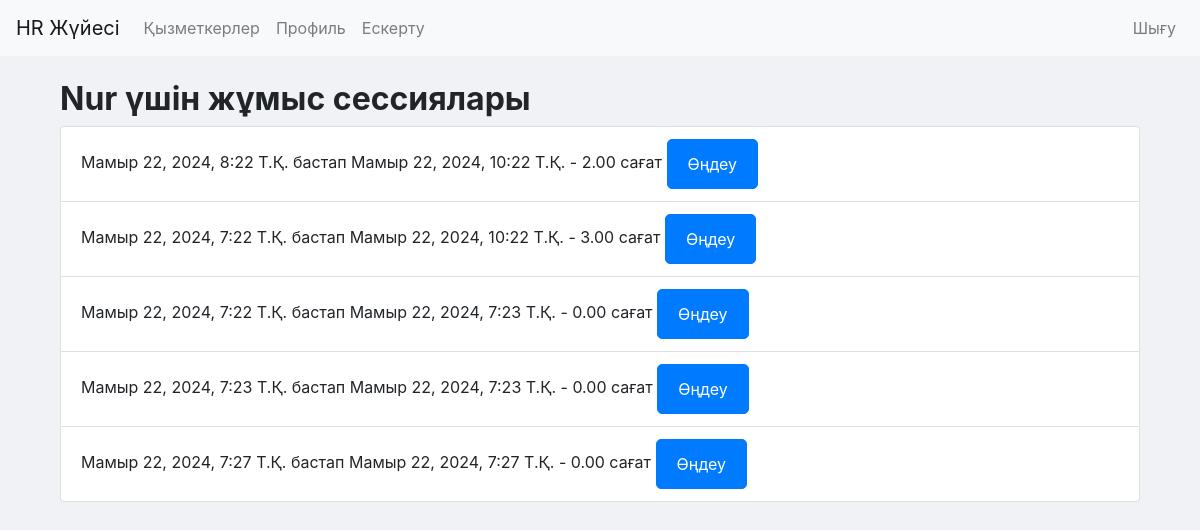
/hr_system/admin/work_sessions/20/ (signed in), run on the app's committed database.
### hr_system/models.py (models this page shows, shortened)
class WorkSession(models.Model):
    user = models.ForeignKey(User, on_delete=models.CASCADE)
    start_time = models.DateTimeField()
    end_time = models.DateTimeField(null=True, blank=True)
    def duration(self):
        if self.end_time:
            return round((self.end_time - self.start_time).total_seconds() / 3600, 2)
        return 0

### hr_system/views.py (the view)
# urls.py: path('admin/work_sessions/<int:user_id>/', views.view_work_sessions, name='view_work_sessions'),
@user_passes_test(is_admin)
def view_work_sessions(request, user_id):
    user = get_object_or_404(User, id=user_id)
    work_sessions = WorkSession.objects.filter(user=user)
    return render(request, 'hr_system/view_work_sessions.html', {'user': user, 'work_sessions': work_sessions, 'current_page': 'work_sessions'})

### hr_system/views.py (called while the page is built)
def is_admin(user):
    return user.is_superuser

### hr_system/templates/hr_system/view_work_sessions.html
{% extends "base_generic.html" %}
{% block content %}
<div class="container">
    <h2>{{ user.username }} үшін жұмыс сессиялары</h2>
    <ul class="list-group">
        {% for session in work_sessions %}
            <li class="list-group-item">
                {{ session.start_time }} бастап {{ session.end_time|default:"жұмыста" }} - {{ session.duration|floatformat:2 }} сағат
                <a class="btn btn-primary btn-sm" href="{% url 'edit_work_session' session.id %}">Өңдеу</a>
            </li>
        {% endfor %}
    </ul>
</div>
{% endblock %}

### static/hr_system/css/styles.css (style rules this page uses)
body { background-color: #f0f2f5; }
h2 { font-weight: bold; }
.btn-primary { background-color: #007bff; border-color: #007bff; }
.btn { font-size: 1rem; padding: 0.75rem 1.25rem; border-radius: 5px; }

### data on the page
WorkSession: start_time "Мамыр 22, 2024, 8:22 Т.Қ.", end_time "Мамыр 22, 2024, 10:22 Т.Қ.", duration "2.00"
WorkSession: start_time "Мамыр 22, 2024, 7:22 Т.Қ.", end_time "Мамыр 22, 2024, 10:22 Т.Қ.", duration "3.00"
WorkSession: start_time "Мамыр 22, 2024, 7:22 Т.Қ.", end_time "Мамыр 22, 2024, 7:23 Т.Қ.", duration "0.00"
WorkSession: start_time "Мамыр 22, 2024, 7:23 Т.Қ.", end_time "Мамыр 22, 2024, 7:23 Т.Қ.", duration "0.00"
WorkSession: start_time "Мамыр 22, 2024, 7:27 Т.Қ.", end_time "Мамыр 22, 2024, 7:27 Т.Қ.", duration "0.00"

### other printed values
{{ user.username }} "Nur"
